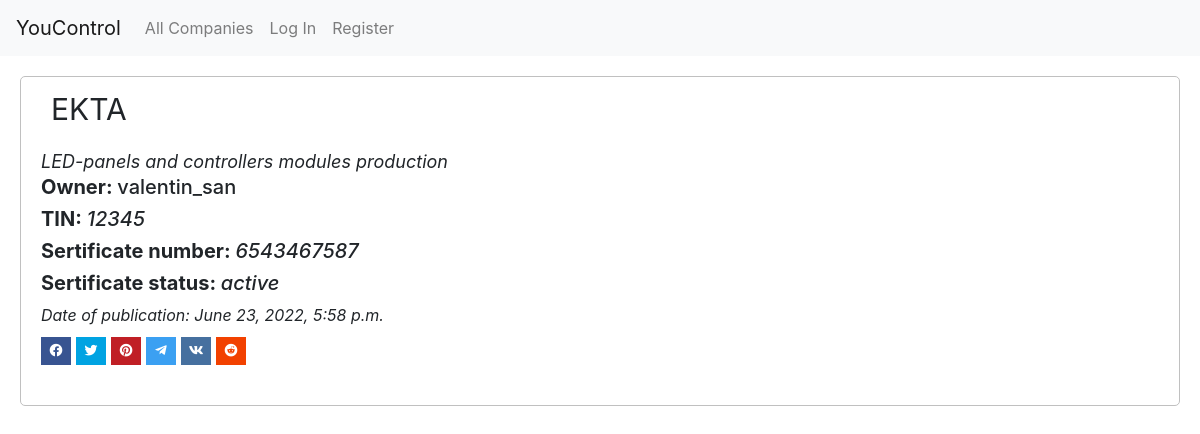
The page / on the database its author committed.
### YouControl/models.py (models this page shows, shortened)
class Post(models.Model):
    post_author = models.ForeignKey(User, on_delete=models.CASCADE,
        related_name="creator")
    post_name = models.CharField(max_length=128)
    description = models.TextField()
    tin = models.IntegerField()
    sert_num = models.IntegerField()
    sert_status = models.CharField(max_length=16, default="active")
    post_date = models.DateTimeField(auto_now=True)
    likes = models.IntegerField(default=0)

class User(AbstractUser):
    fullname = models.CharField(max_length=128)
    tel_number = PhoneNumberField(unique = True, null = False, blank = False)
    def __str__(self):
        return f"{self.username}"

### YouControl/views.py (the view)
# urls.py: path("", views.index, name="index"),
def index(request):
    posts = Post.objects.order_by("-post_date").all()
    paginator = Paginator(posts, 10) # Show 10 contacts per page.
    page_number = request.GET.get('page')
    page_obj = paginator.get_page(page_number)
    return render(request, "YouControl/index.html", {
        "posts": posts,
        "page_obj": page_obj
    })

### YouControl/templates/YouControl/index.html (shortened to what this page needs)
{% extends "YouControl/layout.html" %}
{% block body %}
    {% for post in page_obj %}
        <div id="post-{{ post.id }}" class="block">
            <div class="post-top">
                <div class="company-name" id="name-{{ post.id }}">
                    <p>{{post.post_name}}</p>
                </div>
            </div>
            <div class="post-bottom">
                <div class="content" id="description-{{ post.id }}">
                    <i>{{post.description}}</i>
                </div>
                {% if user.is_authenticated %}
                    <div class="content">
                        <h5><strong>Owner: </strong><a href="{% url 'profile' post.post_author.id %}">{{ post.post_author }}</a></h5>
                    </div>
                {% else %}
                    <div class="content">
                        <h5><strong>Owner: </strong>{{ post.post_author }}</h5>
                    </div>
                {% endif %}
                <div class="content">
                    <h5 id="tin-{{ post.id }}"><strong>TIN: </strong><i>{{post.tin}}</i></h5>
                </div>
                <div class="content">
                    <h5 id="sert_num-{{ post.id }}"><strong>Sertificate number: </strong><i>{{post.sert_num}}</i></h5>
                </div>
                <div class="content">
                    <h5 id="sert_status-{{ post.id }}"><strong>Sertificate status: </strong><i>{{post.sert_status}}</i></h5>
                </div>
                <div class="datetime">
                    <i>Date of publication: {{ post.post_date }}</i>
                </div>
                <b:if>
                    <div class='post-share'>
                        <ul class='share-links social social-color'>
                                <li class='facebook'><a class='facebook' data-height='650' data-width='550' expr:href='&quot;https://www.facebook.com/sharer.php?u=&quot; + data:post.url' onclick='window.open(this.href,&quot;popupwindow&quot;,&quot;status=0,height=500,width=500,resizable=0,top=50,left=100&quot;);return false;' rel='nofollow' target='_blank'><span/></a></li>
                                <li class='twitter'><a class='twitter' data-height='460' data-width='550' expr:href='&quot;https://twitter.com/share?url=&quot; + data:post.url + &quot;&amp;text=&quot; + data:post.title' onclick='window.open(this.href,&quot;popupwindow&quot;,&quot;status=0,height=500,width=500,resizable=0,top=50,left=100&quot;);return false;' rel='nofollow' target='_blank'><span/></a></li>
                                <li class='pinterest'><a class='pinterest' data-height='750' data-width='735' expr:href='&quot;https://www.pinterest.com/pin/create/button/?url=&quot; + data:post.url + &quot;&amp;media=&quot; + data:post.featuredImage + &quot;&amp;description=&quot; + data:post.title' onclick='window.open(this.href,&quot;popupwindow&quot;,&quot;status=0,height=500,width=500,resizable=0,top=50,left=100&quot;);return false;' rel='nofollow' target='_blank'><span/></a></li>
                                <li class='telegram'><a class='telegram' data-height='650' data-width='1000' expr:href='&quot;https://telegram.me/share/url?url=&quot; + data:blog.url' onclick='window.open(this.href,&quot;popupwindow&quot;,&quot;status=0,height=500,width=500,resizable=0,top=50,left=100&quot;);return false;' rel='nofollow' target='_blank' title='telegram'><span/></a></li>
                                <li class='vk'><a class='vk' data-height='650' data-width='650' expr:href='&quot;https://vk.com/share.php?mini=true&amp;amp;url=&quot; + data:post.url + &quot;&amp;amp;title=&quot; + data:post.title + &quot;&amp;amp;summary=&quot; + data:post.snippets' onclick='window.open(this.href, &apos;windowName&apos;, &apos;width=550, height=600, left=24, top=24, scrollbars, resizable&apos;); return false;' rel='nofollow' target='_blank' title='Vkontakte'><span/></a></li>
                                <li class='reddit'><a class='twitter' data-height='460' data-width='550' expr:href='&quot;https://www.reddit.com/submit?url=&quot; + data:post.url + &quot;&amp;resubmit=true&amp;title=&quot; + data:post.title + &quot;&quot;' onclick='window.open(this.href,&quot;popupwindow&quot;,&quot;status=0,height=500,width=500,resizable=0,top=50,left=100&quot;);return false;' rel='nofollow' target='_blank'><span/></a></li>
                        </ul>
                    </div>
                </b:if>
            </div>
        </div>
    {% endfor %}
    <div class="pagination">
        <nav aria-label="Page navigation example">
        </nav>
    </div>
{% endblock %}

### YouControl/static/YouControl/styles.css (style rules this page uses)
.block { margin: 20px; padding: 10px; border: 1px solid silver; border-radius: 5px; }
.post-top { display: flex; flex-direction: row; justify-content: space-between; }
.post-bottom { display: flex; flex-direction: column; margin: 0 10px 10px 10px; }
.company-name { font-size: 30px; margin: 0 20px 0 20px; }
.content { font-size: 18px; }
.pagination { margin: 20px; }
.social .telegram a:before { content: "\f3fe";font-family: 'Font Awesome 5 Brands'; }
.social .facebook a:before { content: "\f09a";font-family: 'Font Awesome 5 Brands'; }
.social .twitter a:before { content: "\f099";font-family: 'Font Awesome 5 Brands'; }
.social .pinterest a:before { content: "\f0d2";font-family: 'Font Awesome 5 Brands'; }
.social .vk a:before { content: "\f189";font-family: 'Font Awesome 5 Brands'; }
.social .reddit a:before { content: "\f1a1";font-family: 'Font Awesome 5 Brands'; }
ul.share-links.social.social-color { padding: 0px; }
li.telegram { background: #3ea9ff; }
.post-share { position:relative;overflow:hidden;line-height:0;margin:0 0 20px;margin-top:10px; }
.share-links li { width:30px;float:left;box-sizing:border-box;margin:0 5px 0 0;list-style: none; }
.share-links li a { float:left;display:inline-block;cursor:pointer;width:100%;height:28px;line-height:28px;color:#fff;font-weight:400;font-size:13px;text-align:center;box-sizing:border-box;opacity:1;margin:0;padding:0;transition:all .25s ease }
.share-links li a:before { float:left;display:block;width:30px;background-color:rgba(0,0,0,0.05);text-align:center;line-height:28px }
.social a:before { display:inline-block;font-family:&#39;Font Awesome 5 Brands&#39;;font-style:normal;font-weight:400 }
.social .facebook a:before { content:&quot;\f09a&quot; }
.social .twitter a:before { content:&quot;\f099&quot; }
.social .telegram a:before { content:&quot;\f3fe&quot; }
.social .vk a:before { content:&quot;\f189&quot; }
.social .pinterest a:before { content:&quot;\f0d2&quot; }
.social .reddit a:before { content:&quot;\f1a1&quot; }
.social-color .facebook a { background-color:#3b5999 }
.social-color .twitter a { background-color:#00acee }
.social-color .pinterest a { background-color:#ca2127 }
.social-color .vk a { background-color:#4a76a8 }
.social-color .reddit a { background-color:#ff4500 }

### rows shown on the page
Post: post_name "EKTA", description "LED-panels and controllers modules production", post_author "valentin_san", tin "12345", sert_num "6543467587", sert_status "active", post_date "June 23, 2022, 5:58 p.m."
